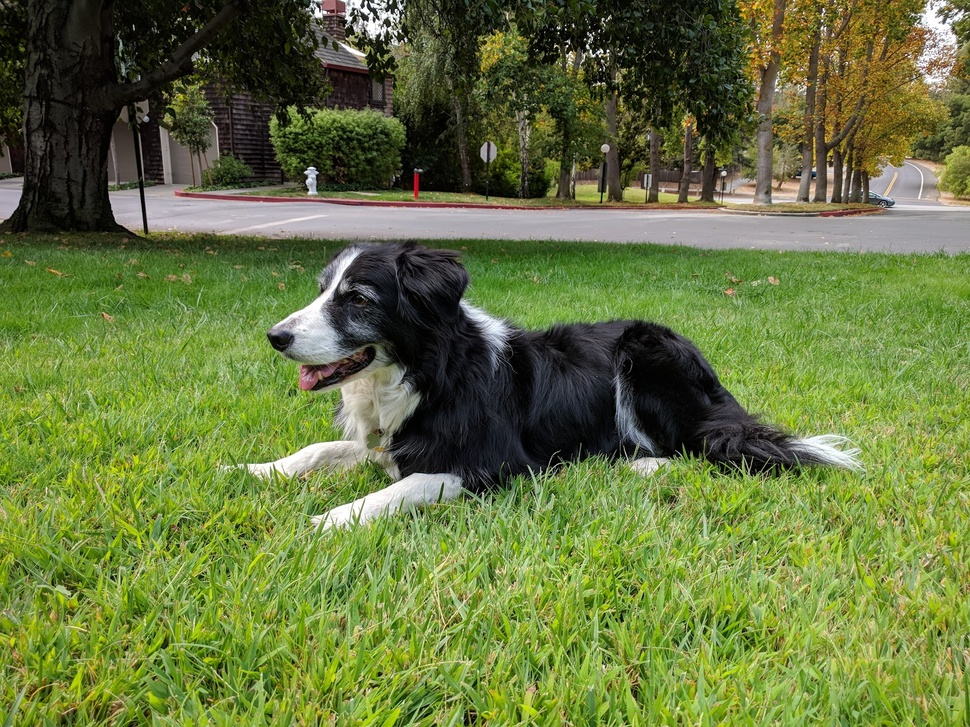
#> input picture A1-Imaging/image.jpg, 970 x 727 px, shrunk from 1740 x 1305 before the run, found by its file name
$ jupyter execute --allow-errors MV_A1.ipynb   (shell and % lines are left out)
#> lines starting #> are read from the running program, lines starting #| are printed output that depends on the picture
# Machine Vision
## Assignment 1 – Imaging

## Personal details

* **Name:** `Mohammad Rakibur Rahman`
* **Student ID:** `2410695`

## Introduction

In this assignment, you will read and display images in Python, use a depth map to simulate shallow depth of field (Bokeh effect), and simulate vignetting to create brightness fall-off near image edges. Please study __[`Lecture 2`](https://moodle.oulu.fi/mod/page/view.php?id=1705510)__ and the sample code in __[`Imaging.ipynb`](https://github.com/jtheikkila/mvis/blob/master/jupyter/Imaging.ipynb)__ before starting. The figure below shows the expected final outcome.

## Task 1 – Read and display images (0.5 points)

In this task, you will practice basic image reading and visualization. You will load a color image and a depth map, then display them side by side. The depth map was generated using __[`DepthAnything-V2`](https://github.com/DepthAnything/Depth-Anything-V2)__, a state-of-the-art monocular depth estimation method that predicts relative depth from a single image. The depth map has been manually adjusted to approximate metric depth and is stored as a 16-bit image with depth values in millimeters.

### Instructions
- **Read** `image.jpg` and `depth.png` using the OpenCV library. Use the flag `cv2.IMREAD_UNCHANGED` to properly read the 16-bit depth map.
- **Convert** the color image from BGR to RGB as this is the order of color channels expected by Matplotlib.
- **Display** both images side by side using Matplotlib.

[cell 1]
import cv2
import numpy as np
import matplotlib.pyplot as plt

[cell 2]
# ---------- YOUR CODE STARTS HERE -----------


color_image = cv2.imread('D:/Class/P3/Machine Vision/A1-Imaging/image.jpg', cv2.IMREAD_COLOR)
#> color_image is the input picture: shape (727, 970, 3); mean B, G, R 61.8, 117.8, 102.9
depth_map = cv2.imread('D:/Class/P3/Machine Vision/A1-Imaging/depth.png', cv2.IMREAD_UNCHANGED)
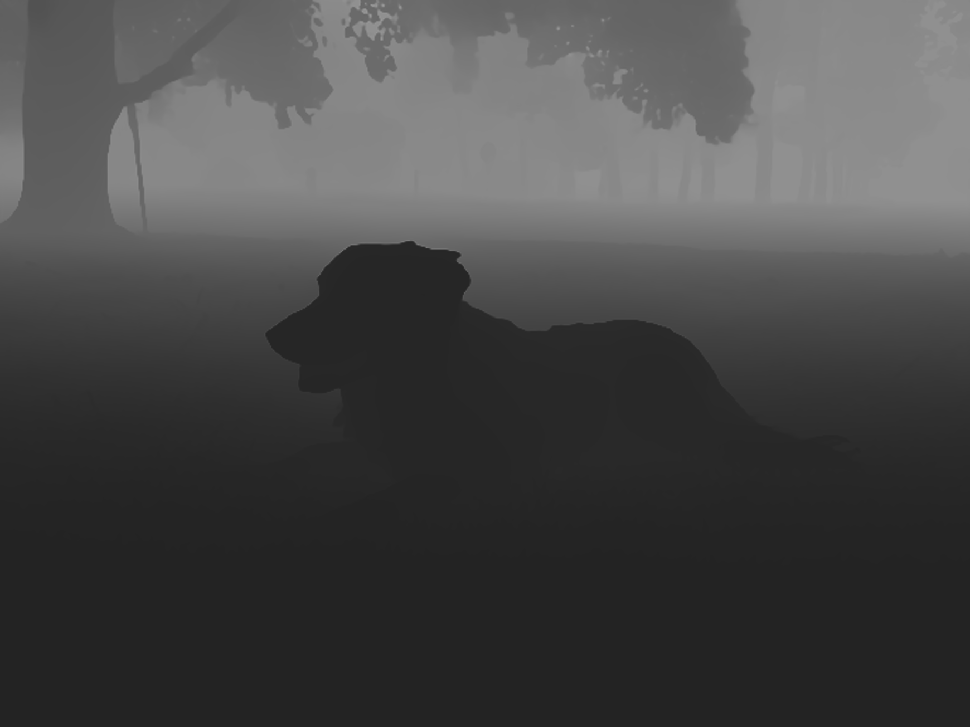
#> input picture A1-Imaging/depth.png, 970 x 727 px, shrunk from 1740 x 1305 before the run, found by its file name
#> depth_map is the input picture: shape (727, 970) uint16; min 8999, max 39741, mean 18370.4


color_image_rgb = cv2.cvtColor(color_image, cv2.COLOR_BGR2RGB)


plt.figure(figsize=(12, 6))

# Dcolor image
plt.subplot(1, 2, 1)
plt.imshow(color_image_rgb)
plt.title('Color Image')
plt.axis('off')

# depth map
plt.subplot(1, 2, 2)
plt.imshow(depth_map, cmap='viridis')
plt.title('Depth Map')
plt.axis('off')

plt.tight_layout()

plt.show()
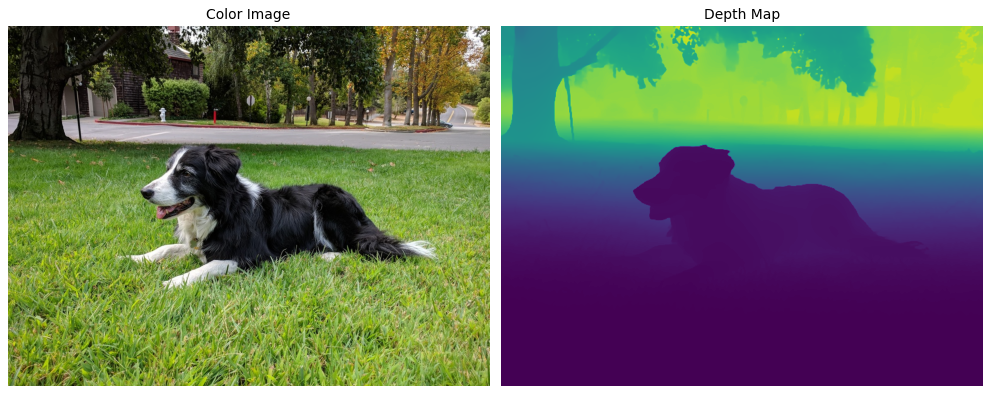
#> figure drawn by matplotlib, 2 panels

np.save('depth_map.npy', depth_map)

# ----------- YOUR CODE ENDS HERE ------------
